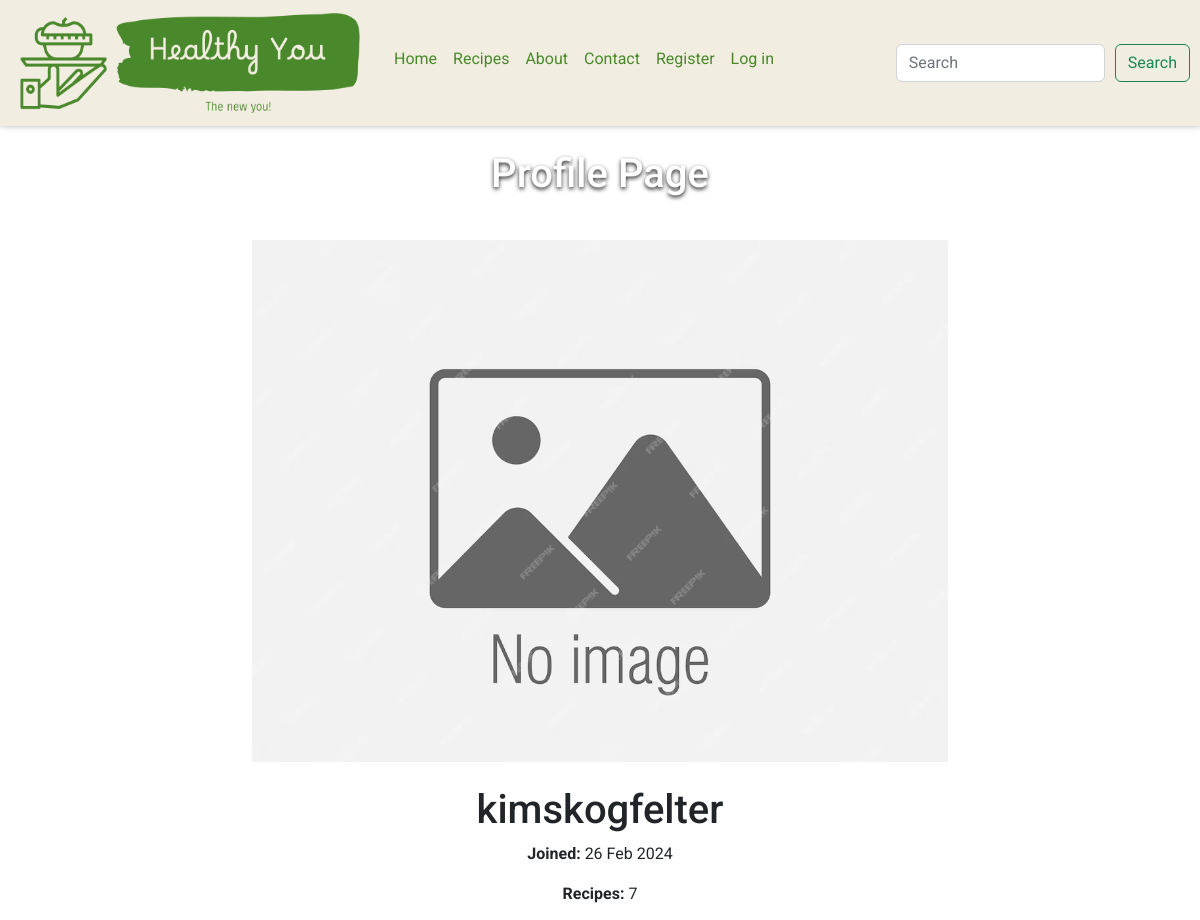
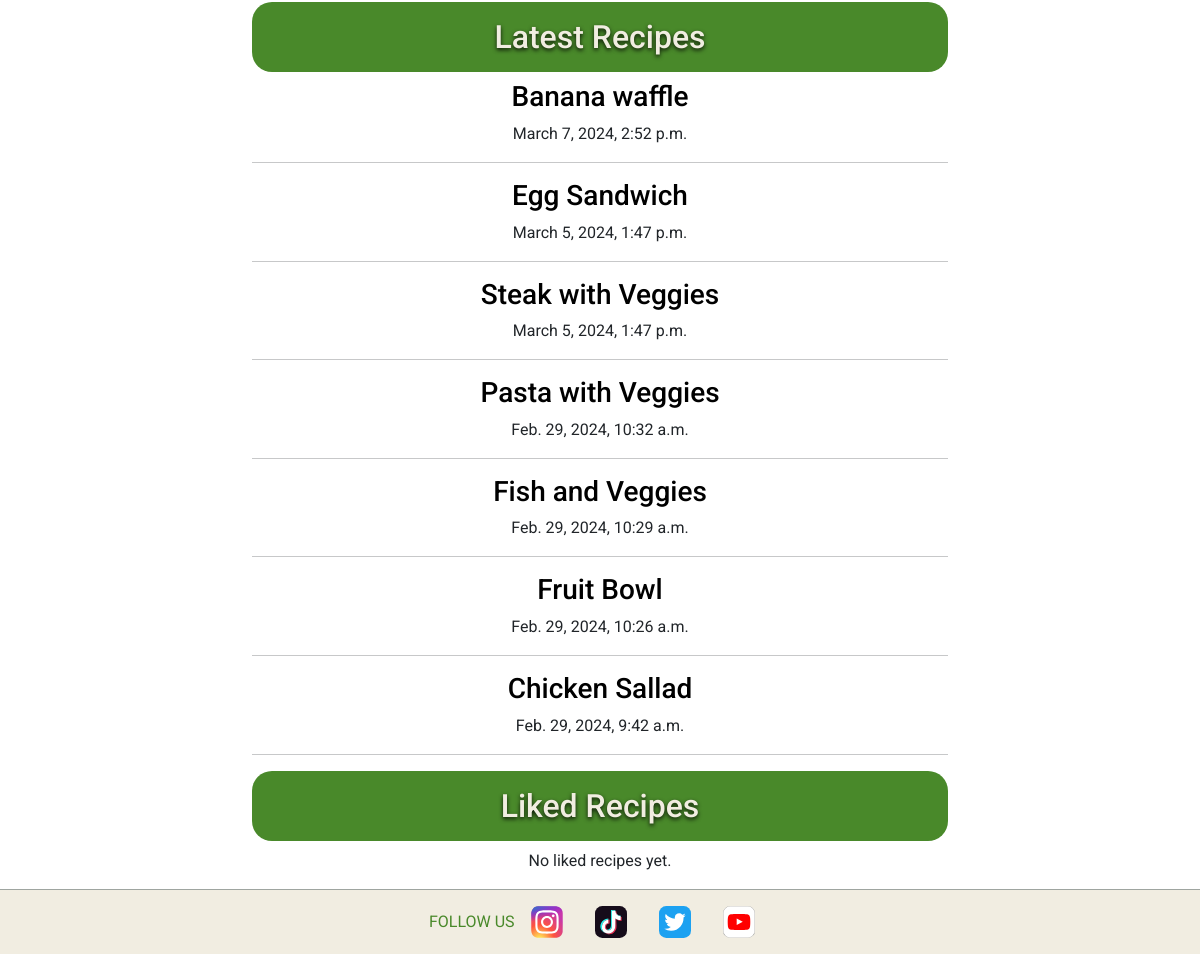
The app's page /profile/user/1/ with its own data (2 pictures, top to bottom).
### profiles/models.py (models this page shows, shortened)
class Profile(models.Model):
    user = models.ForeignKey(User, related_name="profile", on_delete=models.CASCADE)
    image = ResizedImageField(
        size=[300, 300],
        quality=75,
        upload_to="profiles/",
        force_format="WEBP",
        blank=False,
    )
    bio = RichTextField(max_length=2500, null=True, blank=True)

### recipes/models.py (models this page shows, shortened)
class Recipe(models.Model):
    user = models.ForeignKey(
        User, related_name="recipe_owner", on_delete=models.CASCADE
    )
    title = models.CharField(max_length=250, null=False, blank=False)
    description = models.CharField(max_length=600, null=False, blank=False)
    ingredients = RichTextField(max_length=9000, null=False, blank=False)
    instructions = RichTextField(max_length=9000, null=False, blank=False)
    image = ResizedImageField(
        size=[400, None],
        quality=75,
        upload_to="recipes/",
        force_format="WEBP",
        blank=False,
        null=False,
    )
    image_description = models.CharField(max_length=150, null=False, blank=False)
    meal_type = models.CharField(max_length=45, choices=MEAL_TYPE, default="lunch")
    food_type = models.CharField(max_length=45, choices=FOOD_TYPE, default="sandwich")
    calories = models.IntegerField()
    posted_date = models.DateTimeField(auto_now=True) # posted date for the recipe
    recipe_rating = models.IntegerField(default=0)  # recipe star rating
    class Meta:
        ordering = ["-posted_date"]

### profiles/views.py (the view)
# urls.py: path("user/<slug:pk>/", Profiles.as_view(), name="profile"),
class Profiles(TemplateView):
    template_name = "profiles/profile.html"
    def get_context_data(self, **kwargs):
        profile = Profile.objects.get(user=self.kwargs["pk"])
        context = {
            "profile": profile,
            'form': ProfileForm(instance=profile)
        }
        return context

### profiles/forms.py
class ProfileForm(forms.ModelForm):
    class Meta:
        model = Profile
        fields = ["image", "bio"]
        labels = {"image": "Avatar", "bio": "Bio"}

### profiles/templates/profiles/profile.html (shortened to what this page needs)
{% extends "base.html" %}
{% load static %}
{% block content %}
<div class="profile-main-div">
    <div class="profile-h1-div healthy-food-background heading-text">
        <div>
<h1 class="text-center d-block heading-text pt-4">
Profile Page </h1>
</div>
</div>
<div class="container text-center contact-form-div">
    <div class="row justify-content-center mt-4 profile">
        <div class="profile-info">
            <div class="profile-pic text-center mb-4">
                {% if profile.image.url is not none %}
                <img src="{{ profile.image.url }}" alt="{{ profile.user.username }}'s profile picture" class="img-fluid">
                {% else %}
                <img src="{% static '/images/no-image-picture.avif' %}" alt="picture not found" class="img-fluid">
                {% endif %}
            </div>
            <h1>{{ profile.user.username }}</h1>
            <p><strong>Joined: </strong> {{ profile.user.date_joined |date:'d M Y' }}</p>
            <p><strong>Recipes: </strong>{{ profile.user.recipe_owner.count }}</p>
        </div>
        <div class="profile-recipes">
            <h2 class="text-center pb-3 green-heading-bg pt-3">Latest Recipes</h2>
            {% for recipe in profile.user.recipe_owner.all %}
            <a href="{% url 'recipe_detail' recipe.id %}">
                <h3>{{ recipe.title }}</h3>
            </a>
            {{ recipe.posted_date }}
            <hr>
            {% endfor %}
        </div>
        <div class="profile-liked-recipes">
            <h2 class="text-center pb-3 green-heading-bg pt-3">Liked Recipes</h2>
            {% for recipe in profile.user.likes.all %}
                <a href="{% url 'recipe_detail' recipe.id %}">
                    <h3>{{ recipe.title }}</h3>
                </a>
                {{ recipe.posted_date }}
                <hr>
            {% empty %}
                <p class="text-center">No liked recipes yet.</p>
            {% endfor %}
        </div>
    </div>
</div>
{% endblock %}

### templates/base.html (shortened to what this page needs)
{% load static %}
<!DOCTYPE html>
<html lang="en">
<head>
    {% block extra_css %}
    <link rel="stylesheet" href="https://cdnjs.cloudflare.com/ajax/libs/bootstrap/5.2.3/css/bootstrap.min.css" />
    <link rel="stylesheet" href="{% static '/css/base.css' %}">
    {% endblock %}
</head>
<body>
    {% include 'includes/header.html' %}
    <main>
        {% block content %}
        {% endblock %}
    </main>
    {% include 'includes/footer.html' %}
</body>
</html>

### templates/includes/header.html (shortened to what this page needs)
{% load static %}
<header>
  {% with request.resolver_match.url_name as url_name %}
  <nav class="navbar navbar-expand-lg navbar-light">
    <a class="navbar-brand" href="{% url 'home' %}"><img src="{% static 'images/healthy-you-logo-transparent2.webp' %}" alt="Healthy You Logo" class="healthy-you-logo"></a>
    <div class="collapse navbar-collapse" id="navbarNav">
      <ul class="navbar-nav me-auto mb-2">
        <li class="nav-item ">
          <a class="nav-link" href="{% url 'home' %}">Home </a>
        </li>
        <li class="nav-item">
          <a class="nav-link {% if url_name == 'recipes' %}active{% endif %}" href="{% url 'recipes' %}">Recipes</a>
        </li>
        <li class="nav-item">
          <a class="nav-link {% if url_name == 'about' %}active{% endif %}" href="{% url 'about' %}">About</a>
        </li>
        <li class="nav-item">
          <a class="nav-link {% if url_name == 'contact' %}active{% endif %}" href="{% url 'contact' %}">Contact</a>
        </li>
        {% if request.user.is_authenticated %}
        <li class="nav-item">
          <a class="nav-link {% if url_name == 'profile' %}active{% endif %}" href="{% url 'profile' pk=request.user.pk %}">Profile</a>
        </li>
        <li class="nav-item">
          <a class="nav-link {% if url_name == 'add_recipe' %}active{% endif %}" href="{% url 'add_recipe' %}">Add Recipe</a>
        </li>
        <li class="nav-item">
          <a class="nav-link {% if url_name == 'accounts_logout' %}active{% endif %}" href="/accounts/logout/">Log out</a>
        </li>
        {% else %}
        <li class="nav-item">
          <a class="nav-link {% if url_name == 'accounts_signup' %}active{% endif %}" href="/accounts/signup/">Register</a>
        </li>
        <li class="nav-item">
          <a class="nav-link {% if url_name == 'accounts_login' %}active{% endif %}" href="/accounts/login/">Log in</a>
        </li>
        {% endif %}
      </ul>
      <form class="form-inline" role="search" method="GET" action="{% url 'recipes' %}">
        <input class="form-control mr-sm-2 search-window" type="search" placeholder="Search" aria-label="Search" name="searchquery">
        <button class="btn btn-outline-success my-2 my-sm-0 search-button" type="submit">Search</button>
      </form>
    </div>
    {% endwith %}
  </nav></header>

### templates/includes/footer.html
{% load static %}
<footer>
   <a href="" target="_blank" rel="noopener" aria-label="Follow us text" class="green-text">
    FOLLOW US</a>
    <a href="https://www.instagram.com/" target="_blank" rel="noopener" aria-label="Instgram starting page, opens in a new tab"><img src="{% static '/icons/ig-instagram-icon.svg' %}" alt="Instagram app icon"
        class="social-media-icons"></a>
    <a href="https://www.tiktok.com/" target="_blank" rel="noopener" aria-label="Tiktok starting page, opens in a new tab"><img src="{% static '/icons/tiktok-app-icon.svg' %}" alt="Tiktok app icon"
        class="social-media-icons"></a>
    <a href="https://www.twitter.com/" target="_blank" rel="noopener" aria-label="Youtube starting page, opens in a new tab"><img src="{% static '/icons/twitter-app-icon.svg' %}" alt="Twitter app icon"
        class="social-media-icons"></a>
    <a href="https://www.youtube.com/" target="_blank" rel="noopener" aria-label="Instgram starting page, opens in a new tab"><img src="{% static '/icons/youtube-app-icon.svg' %}" alt="Youtube app icon"
        class="social-media-icons"></a>
</footer>

### static/css/base.css (style rules this page uses)
:root { --title: 'Roboto', 'Sans-serif'; --main-font: 'Roboto', 'Sans-serif'; --background: #fff; --green: #49892a; --darkgreen: #198754; --white: #fff; --off-white: #F1EDE1; --small-box-shadow: 1px -1px 7px 0 #00000061; --border: 1px solid #9fa5a0; }
html, body { height: 100%; }
body { display: flex; flex-direction: column; font-family: var(--main-font); }
h1, h2, h3, h4, h5, h6 { font-family: var(--title); }
main { flex: 10 auto; background-color: var(--white); }
.green-text { color: var(--green); }
.heading-text { color: white; text-shadow: 0 2px 4px #000000d9; border-bottom-left-radius: 20px; border-bottom-right-radius: 20px; width: 100%; }
a { color: black; text-decoration: none; }
.healthy-food-background { background-image: url("https://images.pexels.com/photos/1640777/pexels-photo-1640777.jpeg?auto=compress&cs=tinysrgb&w=1260&h=750&dpr=1"); background-size: cover; background-position: center; height: 90px; object-fit: cover; }
.green-heading-bg { background-color: var(--green); color: var(--off-white); border-radius: 20px; text-shadow: 0 2px 4px #000000d9; }
header { background-color: var(--off-white); }
.navbar { background-color: var(--off-white); box-shadow: var(--small-box-shadow); }
a.nav-link { color: var(--green); }
.form-inline { display: flex; flex-direction: row; }
.search-window { margin-right: 10px; }
.search-button { margin-right: 10px; }
img.healthy-you-logo { height: 100px; width: 340px; margin-left: 20px; margin-right: 10px; }
footer { flex-shrink: 0; background-color: var(--off-white); display: flex; flex-direction: row; justify-content: center; align-items: center; border-top: var(--border); }
.social-media-icons { height: 2rem; margin: 1rem; }
@media screen and (min-width: 1200px) { .healthy-food-background { background-size: cover; } }
@media screen and (min-width: 1200px) { .contact-form-div { width: 60%; } }

### records on screen
Profile: user.username "kimskogfelter", user.date_joined "26 Feb 2024", user.recipe_owner.count "7"
Recipe: title "Banana waffle", posted_date "March 7, 2024, 2:52 p.m."
Recipe: title "Egg Sandwich", posted_date "March 5, 2024, 1:47 p.m."
Recipe: title "Steak with Veggies", posted_date "March 5, 2024, 1:47 p.m."
Recipe: title "Pasta with Veggies", posted_date "Feb. 29, 2024, 10:32 a.m."
Recipe: title "Fish and Veggies", posted_date "Feb. 29, 2024, 10:29 a.m."
Recipe: title "Fruit Bowl", posted_date "Feb. 29, 2024, 10:26 a.m."
Recipe: title "Chicken Sallad", posted_date "Feb. 29, 2024, 9:42 a.m."
